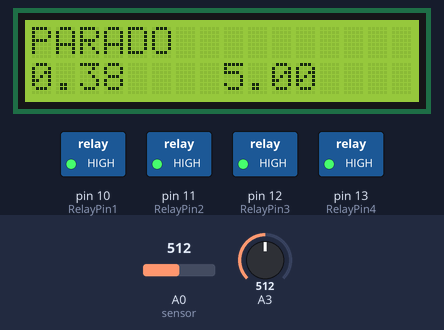
The sketch below on a simulated Arduino Uno, built with avr-gcc and run on an emulated ATmega328P. On the bench: 16×2 character LCD, switched loads named in the sketch (green lamp = pin HIGH). The test bench sets the inputs (shaded band); at power-on: A0 (sensor) = 512, A3 = 512.

Above: at 1.6 s.
1.7 s: A0 (sensor) set to 557
At 3.2 s:
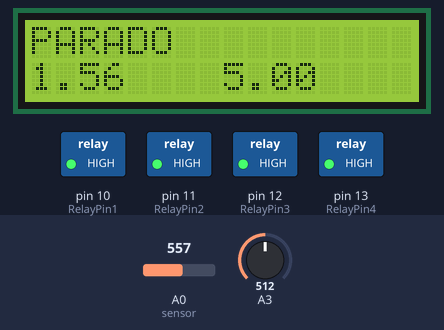
3.5 s: A0 (sensor) set to 586
At 5.0 s:
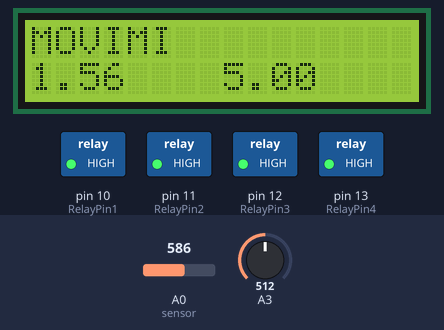
5.5 s: A0 (sensor) set to 5
At 6.7 s:
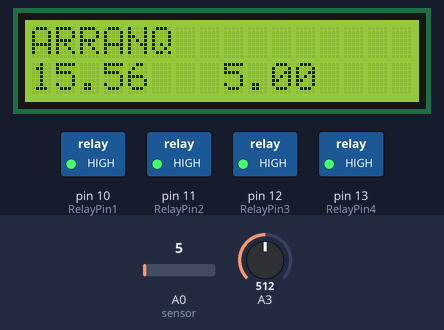
7.5 s: A0 (sensor) set to 320
At 10.4 s:
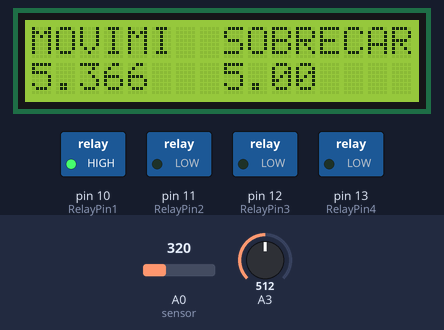
10.5 s: A0 (sensor) set to 343
At 22.7 s:
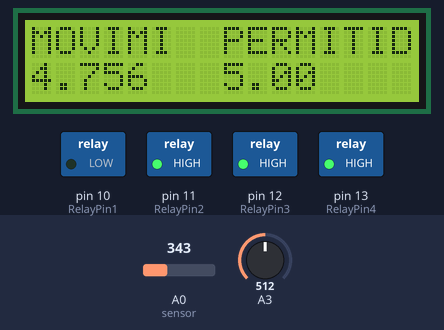
Timing chart, 0 to 23.5 s (numbered marks = the images above; inputs shaded):
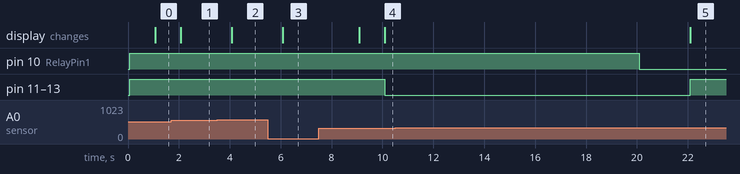

Measured:
- the behaviour switches between 573 and 574 on A0 (sensor) (found by bisection; images 1 and 2)
- the behaviour switches between 333 and 334 on A0 (sensor) (found by bisection; images 4 and 5)
- after the input at 1.7 s, the display: changes after 0.37 s (image 1)
- after the input at 3.5 s, the display: changes after 0.58 s (image 2)
- after the input at 5.5 s, the display: changes after 0.58 s (image 3)
- after the input at 10.5 s, pin 11 (RelayPin2), pin 12 (RelayPin3), pin 13 (RelayPin4): LOW → HIGH after 11.6 s; the display: changes after 11.6 s (image 5)

The sketch:

main.ino
```cpp
#include <LiquidCrystal.h>

//Crear el objeto LCD con los números correspondientes (rs, en, d4, d5, d6, d7)
LiquidCrystal lcd(8, 9, 4, 5, 6, 7);

//Sensor de corriente
float Sensibilidad=0.066; //sensibilidad en V/A para nuestro sensor
float offset=-0.50; // Equivale a la amplitud del ruido

//Declaramos variables
float Idis; //corriente de disparo controlado por el potenciometro.
float Irms; //corriente media, medido por el sensor de corriente.
float Ip; //corriente pico, medido por el sensor de corriente.

int count2=0; //contador
int count3=0; //contador
int RelayPin1 = 10; //salida temporizada
int RelayPin2 = 11; //salida normal
int RelayPin3 = 12; //salida normal
int RelayPin4 = 13; //para parlante

void setup() {
  // Inicializar el LCD con el número de  columnas y filas del LCD
  lcd.begin(16, 2);

  //Seteamos todos las salidas
	pinMode(RelayPin1, OUTPUT);
	pinMode(RelayPin2, OUTPUT);
	pinMode(RelayPin3, OUTPUT);
	pinMode(RelayPin4, OUTPUT);

  //Puerto serial
  Serial.begin(9600);

  //Estado inicial de los Relay
  digitalWrite(RelayPin1,HIGH);
  digitalWrite(RelayPin2,HIGH);
  digitalWrite(RelayPin3,HIGH);
  digitalWrite(RelayPin4,HIGH);
}

void loop() {
  Ip=get_corriente();
  Irms=Ip*0.707;
  Idis = analogRead(A3) * (10.0 / 1023.0); // lee el potenciometro

  if (Irms>15){
    lcd.setCursor(0, 0);
    lcd.print("ARRANQ");

    lcd.setCursor(0, 1);
    lcd.print(Irms);

    lcd.setCursor(8, 1);
    lcd.print(Idis);

    delay(3000);
    count3= count3+1;
  }

  if(2<Irms<15){
    lcd.setCursor(0, 0);
    lcd.print("MOVIMI");
  }

  if (Irms<2){
    lcd.setCursor(0, 0);
    lcd.print("PARADO");

    lcd.setCursor(8, 0);
    lcd.print("         ");

    lcd.setCursor(0, 1);
    lcd.print(Irms);
    lcd.setCursor(8, 1);
    lcd.print(Idis);
    count3=0;
    count2=0;

    digitalWrite(RelayPin1,HIGH);
    digitalWrite(RelayPin2,HIGH);
    digitalWrite(RelayPin3,HIGH);
    digitalWrite(RelayPin4,HIGH);
  }

  if (count3>0){
      pulso2();
  }

}
float get_corriente()
{
  float voltajeSensor;
  float corriente=0;
  long tiempo=millis();
  float Imax=0;
  float Imin=0;
  while(millis()-tiempo<1000)//realizamos mediciones durante 0.5 segundos
  {
    voltajeSensor = analogRead(A0) * (5.0 / 1023.0);//lectura del sensor
    corriente=0.9*corriente+0.1*((voltajeSensor-2.498)/Sensibilidad); //Ecuación  para obtener la corriente
    if(corriente>Imax)Imax=corriente;
    if(corriente<Imin)Imin=corriente;
  }
  return(((Imax-Imin)/2)-offset);
}

float pulso(){
    if (count2==0){
      delay(10000);
      digitalWrite(RelayPin1,LOW);
      count2=count2 + 1;
    }
}

float pulso2(){
    Ip=get_corriente();
    Irms=Ip*0.707;
  if (Irms>Idis){
    lcd.setCursor(8, 0);
    lcd.print("SOBRECARGA");

    lcd.setCursor(0, 1);
    lcd.print(Irms);
    lcd.setCursor(8, 1);
    lcd.print(Idis);

    digitalWrite(RelayPin2,LOW);
    digitalWrite(RelayPin3,LOW);
    digitalWrite(RelayPin4,LOW);
    pulso();
    count2=count2 + 1;
  }else{
    lcd.setCursor(8, 0);
    lcd.print("PERMITIDO ");

    lcd.setCursor(0, 1);
    lcd.print(Irms);
    lcd.setCursor(8, 1);
    lcd.print(Idis);

    digitalWrite(RelayPin2,HIGH);
    digitalWrite(RelayPin3,HIGH);
    digitalWrite(RelayPin4,HIGH);
  }
}
```
